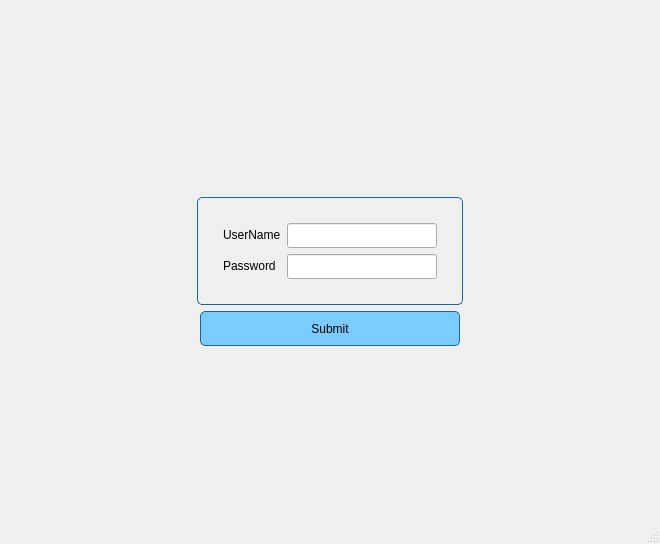
<?xml version="1.0" encoding="UTF-8"?>
<ui version="4.0">
 <class>MainWindow</class>
 <widget class="QMainWindow" name="MainWindow">
  <property name="geometry">
   <rect>
    <x>0</x>
    <y>0</y>
    <width>660</width>
    <height>544</height>
   </rect>
  </property>
  <property name="windowTitle">
   <string>Login Form</string>
  </property>
  <widget class="QWidget" name="centralwidget">
   <property name="styleSheet">
    <string notr="true">#centralwidget {border-image: url(:/images/login_bg.png);}</string>
   </property>
   <layout class="QVBoxLayout" name="verticalLayout">
    <item>
     <spacer name="verticalSpacer">
      <property name="orientation">
       <enum>Qt::Vertical</enum>
      </property>
      <property name="sizeHint" stdset="0">
       <size>
        <width>20</width>
        <height>40</height>
       </size>
      </property>
     </spacer>
    </item>
    <item>
     <layout class="QHBoxLayout" name="horizontalLayout_2">
      <property name="leftMargin">
       <number>0</number>
      </property>
      <property name="topMargin">
       <number>20</number>
      </property>
      <property name="bottomMargin">
       <number>0</number>
      </property>
      <item>
       <spacer name="horizontalSpacer_4">
        <property name="orientation">
         <enum>Qt::Horizontal</enum>
        </property>
        <property name="sizeHint" stdset="0">
         <size>
          <width>40</width>
          <height>20</height>
         </size>
        </property>
       </spacer>
      </item>
      <item>
       <widget class="QFrame" name="formFrame">
        <property name="styleSheet">
         <string notr="true">#formFrame {
border: 1px solid rgb(24,103,155);
border-radius: 5px;
}</string>
        </property>
        <layout class="QFormLayout" name="formLayout">
         <property name="leftMargin">
          <number>25</number>
         </property>
         <property name="topMargin">
          <number>25</number>
         </property>
         <property name="rightMargin">
          <number>25</number>
         </property>
         <property name="bottomMargin">
          <number>25</number>
         </property>
         <item row="0" column="0">
          <widget class="QLabel" name="lblUserName">
           <property name="styleSheet">
            <string notr="true">color: black</string>
           </property>
           <property name="text">
            <string>UserName</string>
           </property>
          </widget>
         </item>
         <item row="1" column="0">
          <widget class="QLabel" name="lblPassword">
           <property name="styleSheet">
            <string notr="true">color: black</string>
           </property>
           <property name="text">
            <string>Password</string>
           </property>
          </widget>
         </item>
         <item row="0" column="1">
          <widget class="QLineEdit" name="lineEditUserName">
           <property name="minimumSize">
            <size>
             <width>150</width>
             <height>25</height>
            </size>
           </property>
          </widget>
         </item>
         <item row="1" column="1">
          <widget class="QLineEdit" name="lineEditPassword">
           <property name="minimumSize">
            <size>
             <width>150</width>
             <height>25</height>
            </size>
           </property>
          </widget>
         </item>
        </layout>
       </widget>
      </item>
      <item>
       <spacer name="horizontalSpacer_3">
        <property name="orientation">
         <enum>Qt::Horizontal</enum>
        </property>
        <property name="sizeHint" stdset="0">
         <size>
          <width>40</width>
          <height>20</height>
         </size>
        </property>
       </spacer>
      </item>
     </layout>
    </item>
    <item>
     <layout class="QHBoxLayout" name="horizontalLayout">
      <item>
       <spacer name="horizontalSpacer_2">
        <property name="orientation">
         <enum>Qt::Horizontal</enum>
        </property>
        <property name="sizeHint" stdset="0">
         <size>
          <width>40</width>
          <height>20</height>
         </size>
        </property>
       </spacer>
      </item>
      <item>
       <widget class="QPushButton" name="btnSubmit">
        <property name="minimumSize">
         <size>
          <width>260</width>
          <height>35</height>
         </size>
        </property>
        <property name="styleSheet">
         <string notr="true">border: 1px solid;
border-radius: 5px;
background-color: rgb(124, 203, 255);
border-color: rgb(24, 103, 155);
color: black;
</string>
        </property>
        <property name="text">
         <string>Submit</string>
        </property>
       </widget>
      </item>
      <item>
       <spacer name="horizontalSpacer">
        <property name="orientation">
         <enum>Qt::Horizontal</enum>
        </property>
        <property name="sizeHint" stdset="0">
         <size>
          <width>40</width>
          <height>20</height>
         </size>
        </property>
       </spacer>
      </item>
     </layout>
    </item>
    <item>
     <spacer name="verticalSpacer_2">
      <property name="orientation">
       <enum>Qt::Vertical</enum>
      </property>
      <property name="sizeHint" stdset="0">
       <size>
        <width>20</width>
        <height>40</height>
       </size>
      </property>
     </spacer>
    </item>
   </layout>
  </widget>
  <widget class="QMenuBar" name="menubar">
   <property name="geometry">
    <rect>
     <x>0</x>
     <y>0</y>
     <width>660</width>
     <height>22</height>
    </rect>
   </property>
  </widget>
  <widget class="QStatusBar" name="statusbar"/>
 </widget>
 <resources/>
 <connections/>
</ui>
